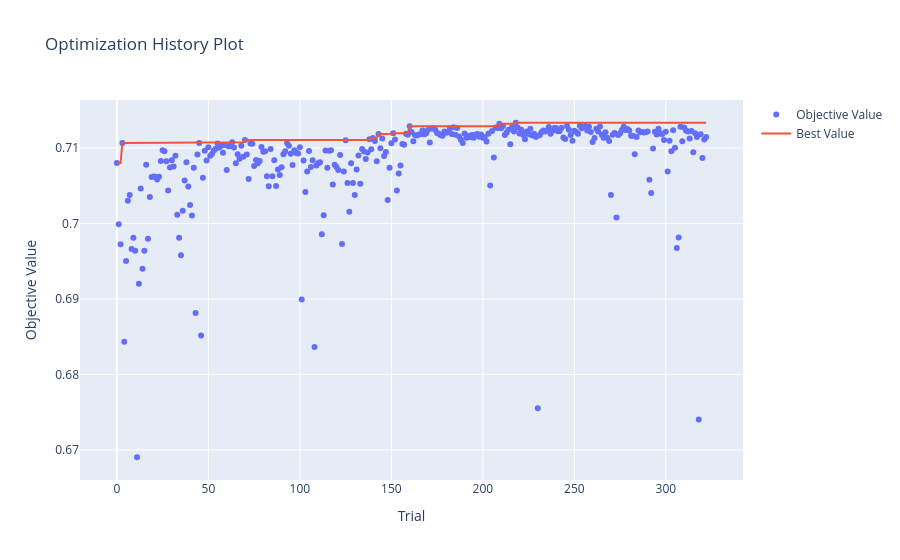
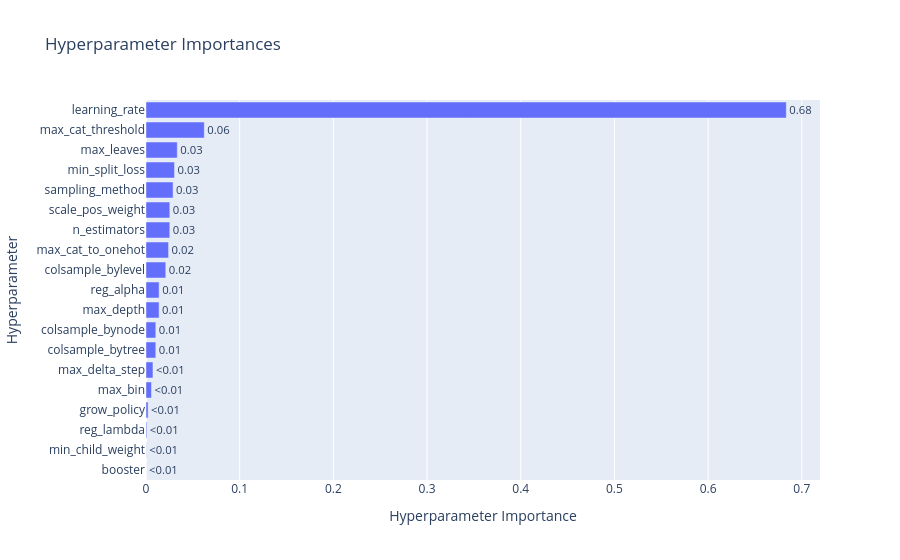

These figures' notebook cell, in order:
### Markdown cell above
### 100k

### Code cell
import optuna
import numpy as np
import warnings
from xgboost import XGBClassifier
from sklearn.metrics import roc_auc_score
from sklearn.model_selection import TimeSeriesSplit
from optuna.visualization import (
    plot_optimization_history, 
    plot_param_importances, 
    plot_parallel_coordinate
)
from optuna.samplers import TPESampler

# Parameter tuning settings

timeout_seconds = 60*60*3
no_improvement_trials = 100

# Split the 100k dataset to evaluate on holdout after tuning

X_tuning = train_100k_X.head(80000)
y_tuning = train_100k_y_cat.head(80000)
X_val_holdout = train_100k_X.tail(20000)
y_val_holdout = train_100k_y_cat.tail(20000)

def objective_xgboost(trial):
    params = {
        "booster": trial.suggest_categorical("booster", ["gbtree"]), # Type of boosting algorithm - not using "dart" to save time and "dart" did not deliver significantly better results
        "learning_rate": trial.suggest_float("learning_rate", 0.005, 0.2, log=True), # Step size
        "min_split_loss": trial.suggest_float("min_split_loss", 0, 30.0), # Min loss reduction required to make a split
        "max_depth": trial.suggest_int("max_depth", 2, 20), # Max tree depth
        "min_child_weight": trial.suggest_float("min_child_weight", 1e-5, 10.0, log=True), # Min sum of instance weight needed in a child node
        "max_delta_step": trial.suggest_float("max_delta_step", 0, 10.0), # Max delta step we allow each tree's weight estimation to be
        "colsample_bytree": trial.suggest_float("colsample_bytree", 0.2, 1.0), # % of features used per tree
        "colsample_bylevel": trial.suggest_float("colsample_bylevel", 0.2, 1.0), # % of features used per level
        "colsample_bynode": trial.suggest_float("colsample_bynode", 0.2, 1.0), # % of features used per node
        "reg_lambda": trial.suggest_float("reg_lambda", 1e-8, 10.0, log=True), # L2 regularization
        "reg_alpha": trial.suggest_float("reg_alpha", 1e-8, 10.0, log=True), # L1 regularization
        "tree_method": "hist", # Use histogram-based algorithm
        "scale_pos_weight": trial.suggest_float("scale_pos_weight", 2, 10), # Class balancing weight for imbalanced target
        "grow_policy": trial.suggest_categorical("grow_policy", ["lossguide", "depthwise"]), # Tree growth policy
        "max_leaves": trial.suggest_int("max_leaves", 5, 512), # Max leaves per tree. Low to prevent memorizing small data
        "max_bin": trial.suggest_int("max_bin", 63, 511), # Max bins for continuous features
        "max_cat_to_onehot": trial.suggest_int("max_cat_to_onehot", 1, 51), # Threshold for one-hot encoding of categorical features
        "max_cat_threshold": trial.suggest_int("max_cat_threshold", 1, 1000), # Max splits for categories
        "objective": "binary:logistic", # Binary classification objective
        "random_state": 42, # Fixed seed for reproducibility
        "n_jobs": 1, # Use single thread to avoid issues with parallelism in Optuna
        "verbosity": 0, # Suppress XGBoost output
        "n_estimators": trial.suggest_int("n_estimators", 100, 1000) # Number of boosting rounds
        
    }

    if params["booster"] == "dart": # Dropouts meet Multiple Additive Regression Trees (DART)
        params["sample_type"] = trial.suggest_categorical("sample_type", ["uniform", "weighted"]) # Type of sampling algorithm for dropout
        params["normalize_type"] = trial.suggest_categorical("normalize_type", ["tree", "forest"]) # Type of normalization algorithm for dropout
        params["rate_drop"] = trial.suggest_float("rate_drop", 0.1, 0.5) # Dropout rate
        params["one_drop"] = trial.suggest_categorical("one_drop", [0, 1]) # Whether to drop at least one tree in each dropout iteration
        params["skip_drop"] = trial.suggest_float("skip_drop", 0.1, 0.5) # Probability of skipping dropout entirely
        params["subsample"] = trial.suggest_float("subsample", 0.2, 1.0) # Row subsampling
    else:
        params["sampling_method"] = trial.suggest_categorical("sampling_method", ["uniform", "gradient_based"]) # Sampling method for GBDT. Uniform is standard row subsampling, gradient_based is GOSS-like sampling based on gradient magnitudes
        if params["sampling_method"] == "gradient_based":
            params["subsample"] = trial.suggest_float("subsample", 0.05, 1.0) # Row subsampling
        else:
            params["subsample"] = trial.suggest_float("subsample", 0.2, 1.0)
        
    
    tscv = TimeSeriesSplit(n_splits=5) # TimeSeriesSplit to respect temporal order of data 5 splits for 5-fold CV
    cv_scores = []
    
    for train_idx, val_idx in tscv.split(X_tuning): # 5-fold CV cycle
        X_tr, X_val = X_tuning.iloc[train_idx], X_tuning.iloc[val_idx]
        y_tr, y_val = y_tuning.iloc[train_idx], y_tuning.iloc[val_idx]
        
        
        model = XGBClassifier(**params, enable_categorical=True)
        
        with warnings.catch_warnings():
            warnings.simplefilter("ignore")
            model.fit(
                X_tr,
                y_tr,
                verbose=False
            )
        
        preds = model.predict_proba(X_val)[:, 1]
        cv_scores.append(roc_auc_score(y_val, preds))
        
    return np.mean(cv_scores)

def stop_optuna(study, trial): # Custom callback to stop optimization if no improvement in best AUC for a certain number of trials
    if study.best_trial.number + no_improvement_trials <= trial.number:
        print(f"\n[Early Stop] No improvement in {no_improvement_trials} trials. Stopping optimization.")
        study.stop()

study_xgboost = optuna.create_study(direction="maximize", sampler=optuna.samplers.TPESampler(seed=42))
study_xgboost.optimize(objective_xgboost, timeout=timeout_seconds, n_jobs=-1, callbacks=[stop_optuna])

print("\n" + "="*40)
print(f"BEST AUC: {study_xgboost.best_value:.4f}")
print("BEST PARAMETERS:")

print("best_params = {")
for k, v in study_xgboost.best_params.items():
    if isinstance(v, str):
        print(f'    "{k}": "{v}",')
    else:
        print(f'    "{k}": {v},')
print("}")

print("\n--- PARAMETER IMPORTANCE ---")
importances = optuna.importance.get_param_importances(study_xgboost)
for param, importance in importances.items():
    print(f"  {param:20}: {importance:.4f}")
print("="*40)


fig1 = plot_optimization_history(study_xgboost)
fig1.show()
    
fig2 = plot_param_importances(study_xgboost)
fig2.show()
    
fig3 = plot_parallel_coordinate(
    study_xgboost, 
    params=[
        "booster",
        "learning_rate",
        "min_split_loss",
        "max_depth",
        "min_child_weight",
        "max_delta_step",
        "subsample",
        "colsample_bytree",
        "colsample_bylevel",
        "colsample_bynode",
        "reg_lambda",
        "reg_alpha",
        "scale_pos_weight",
        "grow_policy",
        "max_leaves",
        "max_bin",
        "max_cat_to_onehot",
        "max_cat_threshold",
        "n_estimators",
    ]
)
fig3.show()
    
fig1.write_html("hyperparameter_tuning/XGBoost/Classification/optuna_xgboost_100k_history.html")
fig2.write_html("hyperparameter_tuning/XGBoost/Classification/optuna_xgboost_100k_importance.html")
fig3.write_html("hyperparameter_tuning/XGBoost/Classification/optuna_xgboost_100k_parallel.html")

### Figure 1 — Plotly figure (JSON) as saved in the notebook; plotly's stock layout.template omitted (floating-point values rounded to 4 significant figures; data arrays with more than 128 entries replaced by an {"elided": "..."} marker saying what was removed)
{"data": [{"mode": "markers", "name": "Objective Value", "type": "scatter", "x": {"elided": "323 int values"}, "y": {"elided": "323 float values"}}, {"mode": "lines", "name": "Best Value", "type": "scatter", "x": {"elided": "323 int values"}, "y": {"elided": "323 float values"}}, {"marker": {"color": "#cccccc"}, "mode": "markers", "name": "Infeasible Trial", "showlegend": false, "type": "scatter", "x": [], "y": []}], "layout": {"title": {"text": "Optimization History Plot"}, "xaxis": {"title": {"text": "Trial"}}, "yaxis": {"title": {"text": "Objective Value"}}}}

### Figure 2 — Plotly figure (JSON) as saved in the notebook; plotly's stock layout.template omitted (floating-point values rounded to 4 significant figures)
{"data": [{"cliponaxis": false, "hovertemplate": ["booster (CategoricalDistribution): 0.0<extra></extra>", "min_child_weight (FloatDistribution): 0.0002244224508867655<extra></extra>", "reg_lambda (FloatDistribution): 0.0008736469239723048<extra></extra>", "grow_policy (CategoricalDistribution): 0.0022449209243970017<extra></extra>", "max_bin (IntDistribution): 0.005835143153642742<extra></extra>", "max_delta_step (FloatDistribution): 0.007416549262488426<extra></extra>", "colsample_bytree (FloatDistribution): 0.010480988794805461<extra></extra>", "colsample_bynode (FloatDistribution): 0.01049529536563785<extra></extra>", "max_depth (IntDistribution): 0.013979307234315628<extra></extra>", "reg_alpha (FloatDistribution): 0.013995137074246013<extra></extra>", "colsample_bylevel (FloatDistribution): 0.021101016408093396<extra></extra>", "max_cat_to_onehot (IntDistribution): 0.02410633005813234<extra></extra>", "n_estimators (IntDistribution): 0.025379849731913737<extra></extra>", "scale_pos_weight (FloatDistribution): 0.02540493040214636<extra></extra>", "sampling_method (CategoricalDistribution): 0.028912122658450116<extra></extra>", "min_split_loss (FloatDistribution): 0.030465447578088035<extra></extra>", "max_leaves (IntDistribution): 0.03337826607056241<extra></extra>", "max_cat_threshold (IntDistribution): 0.062233125971928274<extra></extra>", "learning_rate (FloatDistribution): 0.6834734999362932<extra></extra>"], "name": "Objective Value", "orientation": "h", "text": ["<0.01", "<0.01", "<0.01", "<0.01", "<0.01", "<0.01", "0.01", "0.01", "0.01", "0.01", "0.02", "0.02", "0.03", "0.03", "0.03", "0.03", "0.03", "0.06", "0.68"], "textposition": "outside", "type": "bar", "x": [0, 0.0002244, 0.0008736, 0.002245, 0.005835, 0.007417, 0.01048, 0.0105, 0.01398, 0.014, 0.0211, 0.02411, 0.02538, 0.0254, 0.02891, 0.03047, 0.03338, 0.06223, 0.6835], "y": ["booster", "min_child_weight", "reg_lambda", "grow_policy", "max_bin", "max_delta_step", "colsample_bytree", "colsample_bynode", "max_depth", "reg_alpha", "colsample_bylevel", "max_cat_to_onehot", "n_estimators", "scale_pos_weight", "sampling_method", "min_split_loss", "max_leaves", "max_cat_threshold", "learning_rate"]}], "layout": {"title": {"text": "Hyperparameter Importances"}, "xaxis": {"title": {"text": "Hyperparameter Importance"}}, "yaxis": {"title": {"text": "Hyperparameter"}}}}
